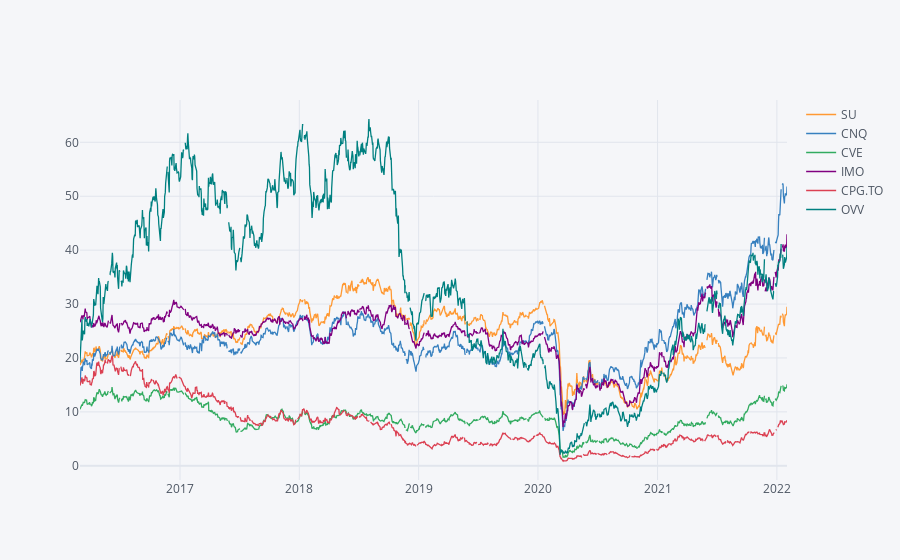

Notebook code cell kept with this figure:
### Markdown cell above
## Visualizing stock prices vs. time using interactive data plotting(iplot). The recent significant price drop occured in 2020 when pandemic started.

### Code cell
cop.xs(key='Adj Close',axis=1,level='Stock').iplot()

### Figure 1 — Plotly figure (JSON) as saved in the notebook; plotly's stock layout.template omitted (floating-point values rounded to 4 significant figures; data arrays with more than 128 entries replaced by an {"elided": "..."} marker saying what was removed)
{"data": [{"line": {"color": "rgba(255, 153, 51, 1.0)", "dash": "solid", "shape": "linear", "width": 1.3}, "mode": "lines", "name": "SU", "text": "", "type": "scatter", "x": {"elided": "1519 str values"}, "y": {"elided": "1519 mixed values"}}, {"line": {"color": "rgba(55, 128, 191, 1.0)", "dash": "solid", "shape": "linear", "width": 1.3}, "mode": "lines", "name": "CNQ", "text": "", "type": "scatter", "x": {"elided": "1519 str values"}, "y": {"elided": "1519 mixed values"}}, {"line": {"color": "rgba(50, 171, 96, 1.0)", "dash": "solid", "shape": "linear", "width": 1.3}, "mode": "lines", "name": "CVE", "text": "", "type": "scatter", "x": {"elided": "1519 str values"}, "y": {"elided": "1519 mixed values"}}, {"line": {"color": "rgba(128, 0, 128, 1.0)", "dash": "solid", "shape": "linear", "width": 1.3}, "mode": "lines", "name": "IMO", "text": "", "type": "scatter", "x": {"elided": "1519 str values"}, "y": {"elided": "1519 mixed values"}}, {"line": {"color": "rgba(219, 64, 82, 1.0)", "dash": "solid", "shape": "linear", "width": 1.3}, "mode": "lines", "name": "CPG.TO", "text": "", "type": "scatter", "x": {"elided": "1519 str values"}, "y": {"elided": "1519 mixed values"}}, {"line": {"color": "rgba(0, 128, 128, 1.0)", "dash": "solid", "shape": "linear", "width": 1.3}, "mode": "lines", "name": "OVV", "text": "", "type": "scatter", "x": {"elided": "1519 str values"}, "y": {"elided": "1519 mixed values"}}], "layout": {"legend": {"bgcolor": "#F5F6F9", "font": {"color": "#4D5663"}}, "paper_bgcolor": "#F5F6F9", "plot_bgcolor": "#F5F6F9", "title": {"font": {"color": "#4D5663"}}, "xaxis": {"gridcolor": "#E1E5ED", "showgrid": true, "tickfont": {"color": "#4D5663"}, "title": {"font": {"color": "#4D5663"}, "text": ""}, "zerolinecolor": "#E1E5ED"}, "yaxis": {"gridcolor": "#E1E5ED", "showgrid": true, "tickfont": {"color": "#4D5663"}, "title": {"font": {"color": "#4D5663"}, "text": ""}, "zerolinecolor": "#E1E5ED"}}}
